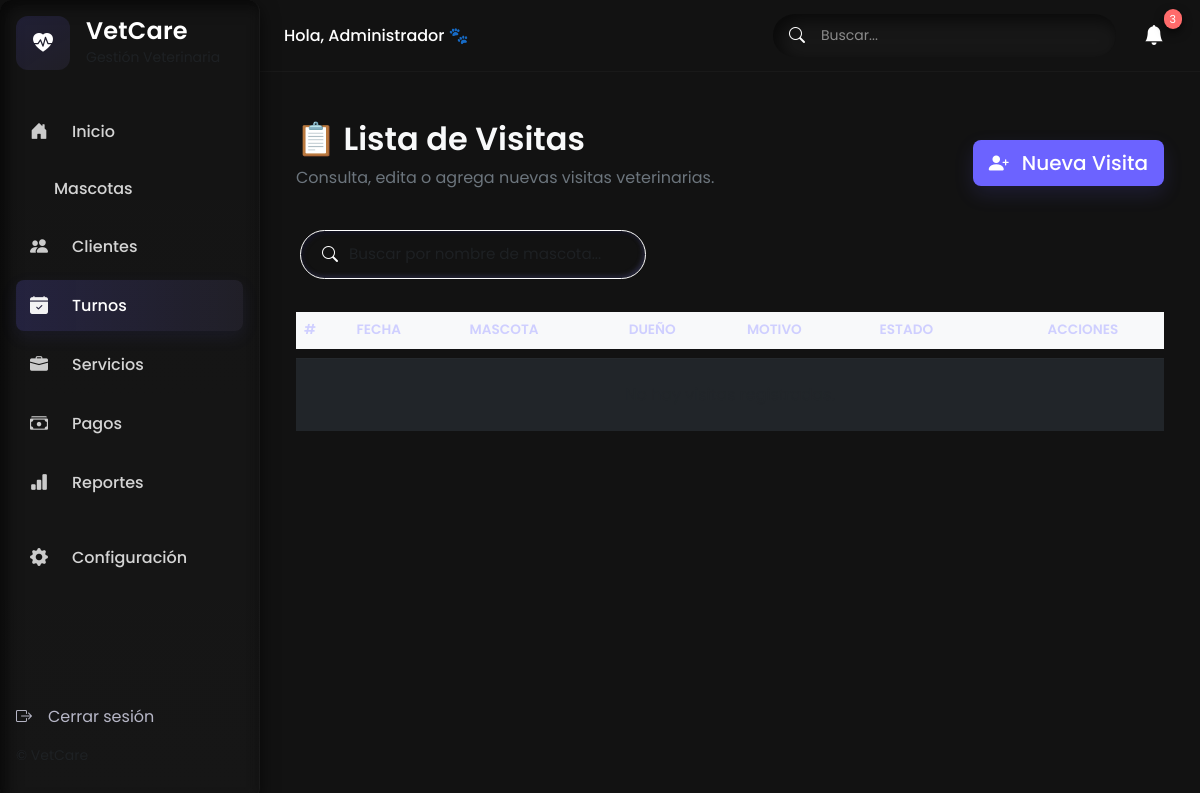
The page /visitas/ on the database as committed earlier.
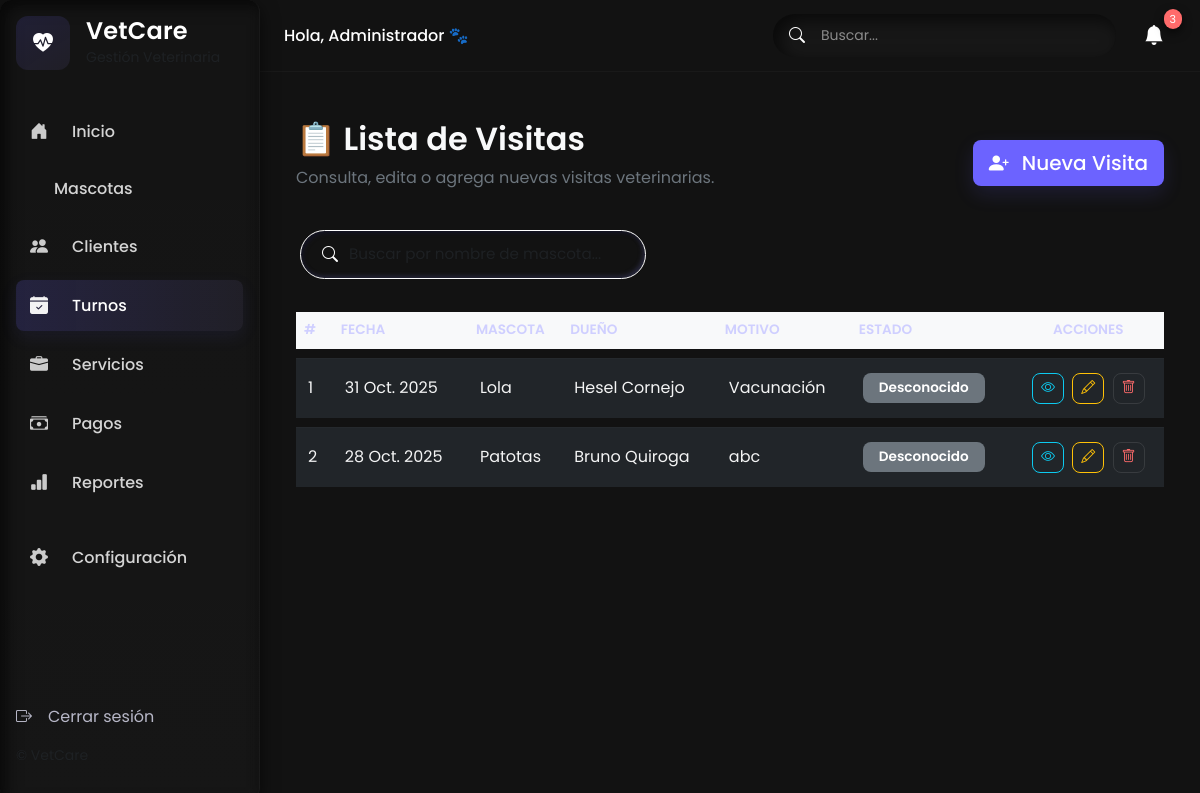
The same page on the database as committed later.
### mascotas/models.py (models this page shows, shortened)
class Visita(models.Model):
    mascota = models.ForeignKey(Mascota, on_delete=models.CASCADE, related_name='visitas')
    fecha = models.DateField()
    motivo = models.TextField(max_length=200)
    tratamiento = models.TextField(blank=True)
    peso = models.DecimalField(max_digits=5, decimal_places=2, blank=True, null=True)

class Mascota(models.Model):
    nombre = models.CharField(max_length=100)
    especie = models.CharField(max_length=50)
    raza = models.CharField(max_length=50, blank=True, null=True)
    edad = models.IntegerField(blank=True, null=True)
    dueño = models.ForeignKey(Dueño, on_delete=models.CASCADE, related_name='mascotas')

class Dueño(models.Model):
    nombre = models.CharField(max_length=100)
    telefono = models.CharField(max_length=20)
    email = models.EmailField(blank=True, null=True)

### mascotas/views.py (the view)
# urls.py: path('visitas/', VisitaListView.as_view(), name='visita_list'),
class VisitaListView(ListView):
    model = Visita
    template_name = 'visita_list.html'
    context_object_name = 'visitas'
    ordering = ['-fecha']

### VetCareDemo/mascotas/templates/mascotas/visita_list.html (shortened to what this page needs)
{% extends 'base.html' %}
{% load static %}
{% block content %}
<div class="container-fluid py-4">
  <div class="d-flex justify-content-between align-items-center mb-4">
    <div>
      <h2 class="text-light fw-semibold">📋 Lista de Visitas</h2>
      <p class="text-secondary">Consulta, edita o agrega nuevas visitas veterinarias.</p>
    </div>
    <a href="{% url 'visita_create' %}" class="btn btn-primary btn-lg">
      <i class="bi bi-person-plus-fill me-2"></i> Nueva Visita
    </a>
  </div>
  <div class="mb-4">
    <form method="get">
      <div class="input-group" style="max-width: 350px;">
        <span class="input-group-text border-0 ps-3" style="background: none; position: relative; z-index: 3; left: 10px;">
          <i class="bi bi-search text-white"></i>
        </span>
  <input type="text" name="q" value="{{ request.GET.q|default_if_none:'' }}" class="form-control ps-5"
          style="border: 1px solid rgba(255, 255, 255, 1); border-radius: 50px; background: none; color: white; margin-left: -40px;"
          placeholder="Buscar por nombre de mascota...">
      </div>
    </form>
  </div>
      <table class="table table-dark table-hover align-middle mb-0">
        <thead class="text-muted small">
          <tr>
            <th scope="col">#</th>
            <th scope="col">Fecha</th>
            <th scope="col">Mascota</th>
            <th scope="col">Dueño</th>
            <th scope="col">Motivo</th>
            <th scope="col">Estado</th>
            <th scope="col" class="text-center">Acciones</th>
          </tr>
        </thead>
        <tbody>
          {% for visita in visitas %}
          <tr class="visita-row">
            <td>{{ forloop.counter }}</td>
            <td>{{ visita.fecha }}</td>
            <td>{{ visita.mascota.nombre }}</td>
            <td>{{ visita.mascota.dueño.nombre }}</td>
            <td>{{ visita.motivo }}</td>
            <td>
              {% if visita.estado == "pendiente" %}
              <span class="badge bg-warning text-dark px-3 py-2">Pendiente</span>
              {% elif visita.estado == "confirmada" %}
              <span class="badge bg-info px-3 py-2">Confirmada</span>
              {% elif visita.estado == "completada" %}
              <span class="badge bg-success px-3 py-2">Completada</span>
              {% else %}
              <span class="badge bg-secondary px-3 py-2">Desconocido</span>
              {% endif %}
            </td>
            <td class="text-center">
              <a href="{% url 'visita_detail' visita.id %}" class="btn btn-outline-info btn-sm me-1">
                <i class="bi bi-eye"></i>
              </a>
              <a href="{% url 'visita_edit' visita.id %}" class="btn btn-outline-warning btn-sm me-1">
                <i class="bi bi-pencil"></i>
              </a>
              <a href="{% url 'visita_delete' visita.id %}" class="btn btn-outline-danger btn-sm">
                <i class="bi bi-trash"></i>
              </a>
            </td>
          </tr>
          {% empty %}
          <tr>
            <td colspan="7" class="text-center text-muted py-4">No hay visitas registradas.</td>
          </tr>
          {% endfor %}
        </tbody>
      </table>
    </div>
  </div>
{% endblock %}

### VetCareDemo/mascotas/templates/base.html (shortened to what this page needs)
{% load static %}
<!doctype html>
<html lang="es">
<head>
  <link href="https://cdn.jsdelivr.net/npm/bootstrap@5.3.2/dist/css/bootstrap.min.css" rel="stylesheet">
  <link href="https://cdn.jsdelivr.net/npm/bootstrap-icons@1.11.3/font/bootstrap-icons.css" rel="stylesheet">
  <link rel="stylesheet" href="{% static 'css/style.css' %}">
</head>
<body>
  <div class="app-root d-flex">
    <aside class="sidebar p-3">
      <div class="logo d-flex align-items-center mb-4">
        <div class="brand-icon d-flex align-items-center justify-content-center">
          <i class="bi bi-heart-pulse-fill"></i>
        </div>
        <div class="brand-text ms-3">
          <h4 class="mb-0">VetCare</h4>
          <small class="text-muted">Gestión Veterinaria</small>
        </div>
      </div>
      <nav class="nav flex-column sidebar-nav">
        <a class="nav-link {% if request.path == '/inicio/' %}active{% endif %} d-flex align-items-center rounded-3 mb-2" href="{% url 'index' %}">
          <i class="bi bi-house-door-fill me-3"></i> Inicio
        </a>
        <a class="nav-link {% if 'mascotas' in request.path %}active{% endif %} d-flex align-items-center rounded-3 mb-2" href="{% url 'mascota_list' %}">
           Mascotas
        </a>
        <a class="nav-link {% if 'dueños' in request.path %}active{% endif %} d-flex align-items-center rounded-3 mb-2" href="{% url 'dueño_list' %}">
          <i class="bi bi-people-fill me-3"></i> Clientes
        </a>
        <a class="nav-link {% if 'visitas' in request.path %}active{% endif %} d-flex align-items-center rounded-3 mb-2" href="{% url 'visita_list' %}">
          <i class="bi bi-calendar-check-fill me-3"></i> Turnos
        </a>
        <a class="nav-link d-flex align-items-center rounded-3 mb-2" href="#"><i class="bi bi-briefcase-fill me-3"></i> Servicios</a>
        <a class="nav-link d-flex align-items-center rounded-3 mb-2" href="#"><i class="bi bi-cash-stack me-3"></i> Pagos</a>
        <a class="nav-link d-flex align-items-center rounded-3 mb-2" href="#"><i class="bi bi-bar-chart-fill me-3"></i> Reportes</a>
        <a class="nav-link d-flex align-items-center rounded-3 mt-3" href="#"><i class="bi bi-gear-fill me-3"></i> Configuración</a>
      </nav>
      <div class="sidebar-footer mt-auto pt-3 d-flex flex-column">
        <a href="{% url 'logout' %}" class="nav-link d-flex align-items-center rounded-3 mb-3">
          <i class="bi bi-box-arrow-right me-3"></i> Cerrar sesión
        </a>
        <small class="text-muted">© VetCare</small>
      </div>
    </aside>
    <main class="main-content flex-grow-1">
      <header class="topbar d-flex align-items-center justify-content-between px-4 py-3">
        <h6 class="mb-0">
          {% if user.is_authenticated %}
            Hola, {{ user.username }} 🐾
          {% else %}
            Hola, Administrador 🐾
          {% endif %}
        </h6>
        <div class="d-flex align-items-center gap-3">
          <div class="search-box d-flex align-items-center rounded-pill px-3">
            <i class="bi bi-search me-2"></i>
            <input type="search" class="form-control form-control-sm border-0 bg-transparent" placeholder="Buscar...">
          </div>
          <button class="btn btn-ghost position-relative" aria-label="Notificaciones">
            <i class="bi bi-bell-fill fs-5"></i>
            <span class="badge-notify">3</span>
          </button>
        </div>
      </header>
      <section class="page container-fluid p-4">
        {% block content %}
        {% endblock %}
</body>
</html>

Rows that differ between the two databases and show on the page:
added Visita: fecha "31 Oct. 2025", mascota.nombre "Lola", mascota.dueño.nombre "Hesel Cornejo", motivo "Vacunación"
added Visita: fecha "28 Oct. 2025", mascota.nombre "Patotas", mascota.dueño.nombre "Bruno Quiroga", motivo "abc"
